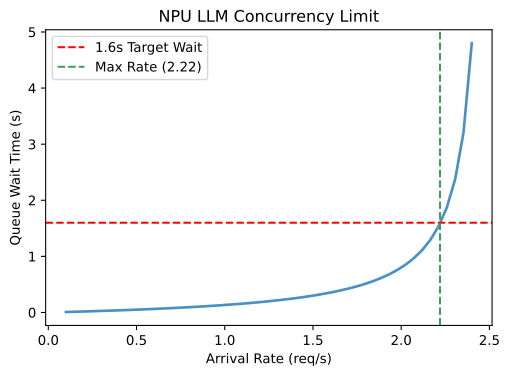

Python code for this plot:
import matplotlib.pyplot as plt
import numpy as np
import os

lambda_rate = np.linspace(0.1, 2.4, 50)
mu = 1 / 0.4 # 2.5 req/s
# M/D/1 wait time: rho = lambda/mu. W_q = (rho * service_time) / (2 * (1 - rho))
rho = lambda_rate / mu
wait_time = (rho * 0.4) / (2 * (1 - rho))

fig, ax = plt.subplots(figsize=(6, 4))
ax.plot(lambda_rate, wait_time, color='#4a90c4', linewidth=2)
ax.axhline(y=1.6, color='red', linestyle='--', label='1.6s Target Wait')
ax.axvline(x=2.22, color='#3d9e5a', linestyle='--', label='Max Rate (2.22)')
ax.set_xlabel('Arrival Rate (req/s)')
ax.set_ylabel('Queue Wait Time (s)')
ax.set_title('NPU LLM Concurrency Limit')
ax.legend()

out_path = os.environ.get('VISUAL_OUT_PATH', 'out.svg')
fig.savefig(out_path, format='svg', bbox_inches='tight')
plt.close(fig)
